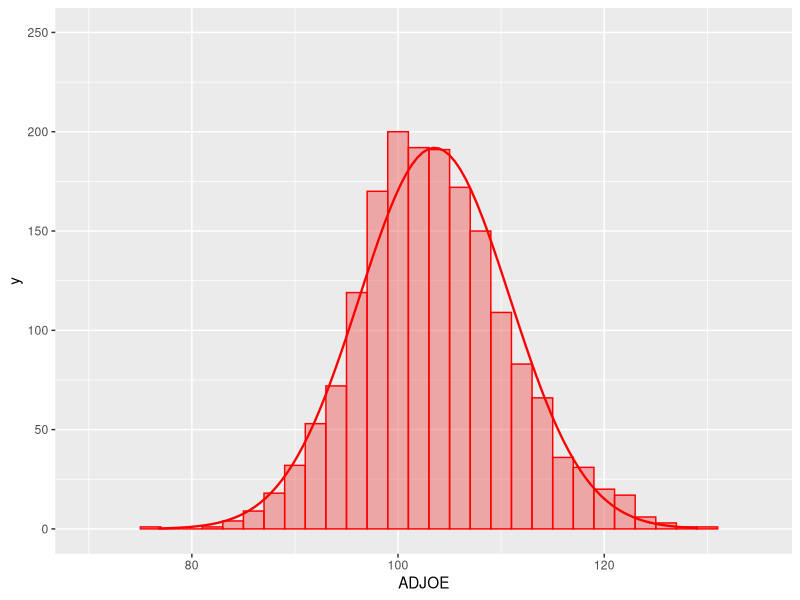
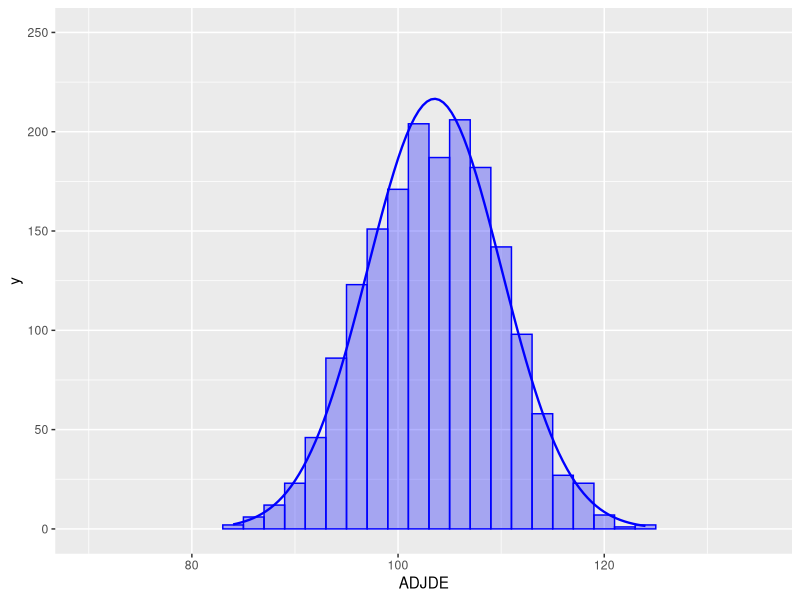

These figures' R source, in order:
## ---- chunk 1
knitr::opts_chunk$set(echo = TRUE)
## ---- chunk 2
library(ggplot2)
library(dplyr)
## ---- chunk 3
data <- read.csv("cbb_15-19.csv")
## ---- chunk 4
part1 <- data %>% select(TEAM, CONF, ADJOE, ADJDE, WAB, POSTSEASON, YEAR) %>% data.frame()
## ---- chunk 5
percentile_OE <- ecdf(part1$ADJOE)
part1$ADJOE_PCT <- vapply(part1$ADJOE, percentile_OE, numeric(1))

percentile_DE <- ecdf(part1$ADJDE)
part1$ADJDE_PCT <- 1 - vapply(part1$ADJDE, percentile_DE, numeric(1)) #had to flip percentiles because lower is better

part1$ADJDE_REV <- part1$ADJDE * -1
## ---- chunk 6
wins_to_numeric <- function(postseason){
  if (is.na(postseason) | postseason == "R68") {return(-1)} #did not make tournament
  else if (postseason == "R64") {return(0)}
  else if (postseason == "R32") {return(1)}
  else if (postseason == "S16") {return(2)}
  else if (postseason == "E8") {return(3)}
  else if (postseason == "F4") {return(4)}
  else if (postseason == "2ND") {return(5)}
  else if (postseason == "Champions") {return(6)}
  else {return(-2)}
}
part1$TOURNAMENT_WINS <- vapply(part1$POSTSEASON, wins_to_numeric, numeric(1))

part1$TOURNAMENT_TEAM <- factor(part1$TOURNAMENT_WINS != -1, levels = c(TRUE, FALSE))
## ---- chunk 7
adjoe_hist <- ggplot(part1, aes(x=ADJOE)) +
  geom_histogram(binwidth=2, colour="red", fill="indianred2", alpha = 0.5) +
  stat_function(fun = function(x) dnorm(x, mean = mean(part1$ADJOE),
                                        sd = sd(part1$ADJOE)) * 
                                  nrow(part1) * 2,
                color = "red", size = 0.8) +
  coord_cartesian(xlim = c(70, 135), ylim = c(0, 250))
  # labs(title = "College Basketball Teams\nfrom 2015-2019",
  #      x = "Adjusted Offensive Efficiency Percentile",
  #      y = "Adjusted Defensive Efficiency Percentile",
  #      color = "Tournament Team") +
  # theme(title = element_text(size = 18))
adjoe_hist

adjde_hist <- ggplot(part1, aes(x=ADJDE)) +
  geom_histogram(binwidth=2, colour="blue", fill="blue", alpha = 0.3) +
  stat_function(fun = function(x) dnorm(x, mean = mean(part1$ADJDE),
                                        sd = sd(part1$ADJDE)) * 
                                  nrow(part1) * 2,
                color = "blue", size = 0.8) +
  coord_cartesian(xlim = c(70, 135), ylim = c(0, 250))
  # labs(title = "College Basketball Teams\nfrom 2015-2019",
  #      x = "Adjusted Offensive Efficiency Percentile",
  #      y = "Adjusted Defensive Efficiency Percentile",
  #      color = "Tournament Team") +
  # theme(title = element_text(size = 18))
adjde_hist

# big_plot <- ggplot(part1, 
#                    aes(x=ADJOE_PCT, y=ADJDE_PCT, color=TOURNAMENT_TEAM)) +
#   geom_point(aes(color=TOURNAMENT_TEAM)) + 
#   scale_color_manual(breaks = c(TRUE, FALSE), values=c("#03c2fc", "#fc5e03")) +
#   labs(title = "College Basketball Teams\nfrom 2015-2019",
#        x = "Adjusted Offensive Efficiency Percentile",
#        y = "Adjusted Defensive Efficiency Percentile",
#        color = "Tournament Team") +
#   theme(title = element_text(size = 18))
# big_plot
# 
# big_plot2 <- ggplot(part1, 
#                    aes(x=ADJOE, y=ADJDE_REV, color=TOURNAMENT_TEAM)) +
#   geom_point(aes(color=TOURNAMENT_TEAM)) + 
#   scale_color_manual(breaks = c(TRUE, FALSE), values=c("#03c2fc", "#fc5e03")) +
#   labs(title = "College Basketball Teams\nfrom 2015-2019",
#        x = "Adjusted Offensive Efficiency",
#        y = "Adjusted Defensive Efficiency (points allowed per game)",
#        color = "Tournament Team") +
#   theme(title = element_text(size = 18))
# big_plot2
